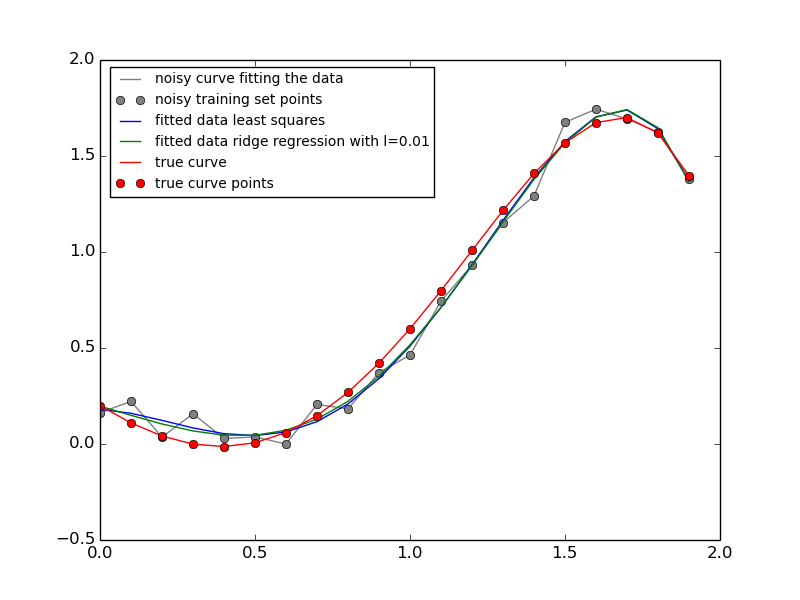

This figure's Python source:
import numpy 
import matplotlib.pyplot as plt 
import random


def least_squares(X, Y):
    theta = numpy.dot(numpy.dot(numpy.linalg.inv(numpy.dot(numpy.transpose(X), X)), numpy.transpose(X)), Y) 
    return theta


def ridge_regression(X, Y, l):
    XX_transpose = numpy.dot(numpy.transpose(X), X)
    theta = numpy.dot(numpy.dot(numpy.linalg.inv(XX_transpose + l*numpy.identity(XX_transpose.__len__())), numpy.transpose(X)), Y) 
    return theta


def exercise1113test(N, test, mu, sigma_square, theta_0):
    #Generate N equidistant value points in the interval [0, N]
    N_points = numpy.arange(0, 2, 2/float(N))
    
    #create X using the N points in the interval [0, N]
    X = []
    for i in range(0, N):
        x = N_points[i]
        X.append([1, x, x**2, x**3, x**4, x**5])

    Y_true = numpy.dot(X, theta_0)

    #find Y by multiplying X with theta_0 and adding gaussian eta
    Y_0 = numpy.dot(X, theta_0) + numpy.random.normal(mu, sigma_square, X.__len__())

    #find the theta using least squares, that is find the regression line using the 20 points and Y
    theta_least = least_squares(X, Y_0)
    theta_ridge = ridge_regression(X, Y_0, 0.01)


    Y_least = numpy.dot(X, theta_least)
    Y_ridge = numpy.dot(X, theta_ridge)

    #create a test set and correspondent Y
    X_test = []
    for i in range(0, test):
        x = random.choice(N_points)
        X_test.append([1, x, x**2, x**3, x**4, x**5])

    #find Y_test
    Y_0_test = numpy.dot(X_test, theta_0) + numpy.random.normal(mu, sigma_square, X_test.__len__())
    Y_test_least = numpy.dot(X_test, theta_least)
    Y_test_ridge = numpy.dot(X_test, theta_ridge)


    #find mean square error
    mse1 = sum((Y_0 - Y_least)**2)/20
    mse2 = sum((Y_0 - Y_ridge)**2)/20
    mse3 = sum((Y_test_least - Y_0_test)**2)/1000
    mse4 = sum((Y_test_ridge - Y_0_test)**2)/1000

    print(mse1, mse2, mse3, mse4)

    plt.plot(N_points, Y_0, label='noisy curve fitting the data', color='grey')
    plt.plot(N_points, Y_0, 'o', label='noisy training set points', color='grey')

    plt.plot(N_points, Y_least, label='fitted data least squares', color='blue')
    plt.plot(N_points, Y_ridge, label='fitted data ridge regression with l=0.01', color='green')

    plt.plot(N_points, Y_true, label='true curve', color='red')
    plt.plot(N_points, Y_true, 'o', label='true curve points', color='red')

    plt.legend(bbox_to_anchor=(0.55, 1.0), fontsize='small')
    plt.savefig("exercise1113test", quality=99)
    plt.show()




exercise1113test(20, 1000, 0, 0.1, [0.2, -1, 0.9, 0.7, 0, -0.2])


